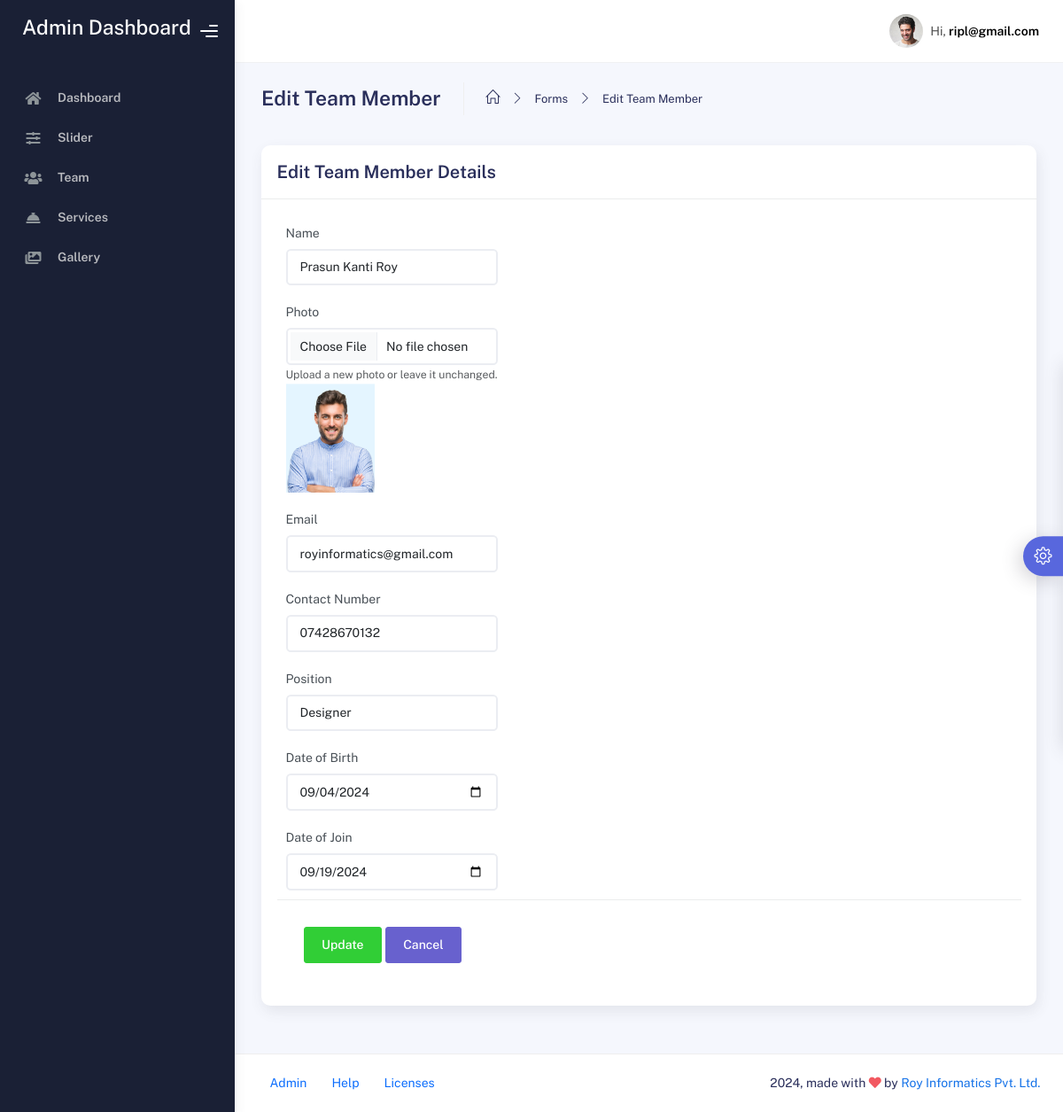
The app's page /admin/edit_team_member.php?id=4 (signed in) with its own data.
### tables this page shows
CREATE TABLE `team_members` (
  `id` int(11) NOT NULL,
  `name` varchar(255) NOT NULL,
  `photo_path` varchar(255) NOT NULL,
  `email` varchar(255) NOT NULL,
  `contact_number` varchar(20) NOT NULL,
  `position` varchar(100) NOT NULL,
  `date_of_birth` date NOT NULL,
  `date_of_join` date NOT NULL,
  `created_at` timestamp NOT NULL DEFAULT current_timestamp(),
  `updated_at` timestamp NOT NULL DEFAULT current_timestamp() ON UPDATE current_timestamp()
);

### admin/edit_team_member.php (the view, shortened to what this page needs)
<?php
include('includes/header.php');
if (isset($_GET['id'])) {
    $id = intval($_GET['id']);
    $sql = "SELECT * FROM team_members WHERE id = ?";
    if ($stmt = $conn->prepare($sql)) {
        $stmt->bind_param('i', $id);
        $stmt->execute();
        $result = $stmt->get_result();
        if ($result->num_rows == 1) {
            $row = $result->fetch_assoc();
        } else {
            echo "Team member not found.";
            exit;
        }
    } else {
        echo "Error preparing SQL statement: " . $conn->error;
        exit;
    }
} else {
    echo "No ID provided.";
    exit;
}
?>
<div class="container">
  <div class="page-inner">
    <div class="page-header">
      <h3 class="fw-bold mb-3">Edit Team Member</h3>
      <ul class="breadcrumbs mb-3">
        <li class="nav-home">
          <a href="#">
            <i class="icon-home"></i>
          </a>
        </li>
        <li class="separator">
          <i class="icon-arrow-right"></i>
        </li>
        <li class="nav-item">
          <a href="#">Forms</a>
        </li>
        <li class="separator">
          <i class="icon-arrow-right"></i>
        </li>
        <li class="nav-item">
          <a href="#">Edit Team Member</a>
        </li>
      </ul>
    </div>
    <div class="row">
      <div class="col-md-12">
        <div class="card">
          <div class="card-header">
            <div class="card-title">Edit Team Member Details</div>
          </div>
          <div class="card-body">
            <form action="" method="post" enctype="multipart/form-data">
              <div class="row">
                <div class="col-md-6 col-lg-4">
                  <div class="form-group">
                    <label for="name">Name</label>
                    <input
                      type="text"
                      class="form-control"
                      id="name"
                      name="name"
                      value="<?php echo htmlspecialchars($row['name']); ?>"
                      placeholder="Enter Name"
                      required
                    />
                  </div>
                  <div class="form-group">
                    <label for="photo">Photo</label>
                    <input
                      type="file"
                      class="form-control"
                      id="photo"
                      name="photo"
                      accept="image/*"
                    />
                    <small class="form-text text-muted">
                      Upload a new photo or leave it unchanged.
                    </small>
                    <?php if ($row['photo_path']): ?>
                      <img src="<?php echo htmlspecialchars($row['photo_path']); ?>" alt="Current Photo" style="width: 100px; height: auto;">
                    <?php endif; ?>
                  </div>
                  <div class="form-group">
                    <label for="email">Email</label>
                    <input
                      type="email"
                      class="form-control"
                      id="email"
                      name="email"
                      value="<?php echo htmlspecialchars($row['email']); ?>"
                      placeholder="Enter Email"
                      required
                    />
                  </div>
                  <div class="form-group">
                    <label for="contactNumber">Contact Number</label>
                    <input
                      type="text"
                      class="form-control"
                      id="contactNumber"
                      name="contactNumber"
                      value="<?php echo htmlspecialchars($row['contact_number']); ?>"
                      placeholder="Enter Contact Number"
                      required
                    />
                  </div>
                  <div class="form-group">
                    <label for="position">Position</label>
                    <input
                      type="text"
                      class="form-control"
                      id="position"
                      name="position"
                      value="<?php echo htmlspecialchars($row['position']); ?>"
                      placeholder="Enter Position"
                      required
                    />
                  </div>
                  <div class="form-group">
                    <label for="dateOfBirth">Date of Birth</label>
                    <input
                      type="date"
                      class="form-control"
                      id="dateOfBirth"
                      name="dateOfBirth"
                      value="<?php echo htmlspecialchars($row['date_of_birth']); ?>"
                      required
                    />
                  </div>
                  <div class="form-group">
                    <label for="dateOfJoin">Date of Join</label>
                    <input
                      type="date"
                      class="form-control"
                      id="dateOfJoin"
                      name="dateOfJoin"
                      value="<?php echo htmlspecialchars($row['date_of_join']); ?>"
                      required
                    />
                  </div>
                </div>
              </div>
              <div class="card-action">
                <button type="submit" class="btn btn-success">Update</button>
                <a href="team_member_list.php" class="btn btn-secondary">Cancel</a>
              </div>
            </form>
          </div>
        </div>
      </div>
    </div>
  </div>
</div>
<?php include('includes/footer.php'); ?>

### records on screen
team_members: name "Prasun Kanti Roy", photo_path (picture), email "royinformatics@gmail.com", contactNumber "07428670132", position "Designer", dateOfBirth "09/04/2024", dateOfJoin "09/19/2024"

### other values on screen
$email "ripl@gmail.com"
